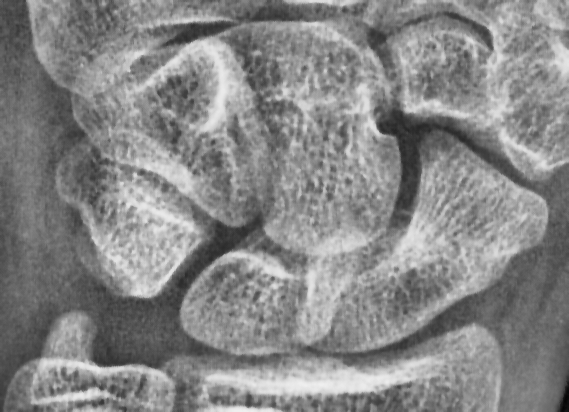
#> input picture outputs/carpal_instances/01_enhanced.png, 569 x 412 px; its folder holds only this picture in this run
$ python test_carpal_instances.py outputs/carpal_instances/01_enhanced.png
#> lines starting #> are read from the running program, lines starting #| are printed output that depends on the picture; after the words box and inside, x2 and y2 are one past the last pixel; in counts of white or black regions, pixels touching at a corner belong together
#> in main, image is the input picture: shape (412, 569); min 5, max 239, mean 134.3
### ml/carpal_instances.py
"""
OSSIA - segmentasi eksploratif area karpal untuk citra X-ray tangan anak.

Metode:
- ROI karpal dipilih sebelumnya (manual/semi-manual).
- CLAHE opsional untuk kontras lokal.
- Otsu dihitung pada ROI, dengan dua polaritas kandidat.
- Filter komponen berdasarkan ukuran dan batas area.
- Kandidat radiopak dihitung hanya di dalam mask wilayah hasil segmentasi.

PENTING:
RSNA Pediatric Bone Age menyediakan label usia tulang, bukan ground-truth
pixel mask. Keluaran modul ini adalah baseline image processing, bukan
segmentasi anatomi/osisfikasi tervalidasi. Jangan menyebut label komponen
sebagai nama tulang karpal dan jangan memakai rasio sebagai hasil klinis.
"""
from __future__ import annotations

from pathlib import Path
from typing import Any
import csv
import json

import cv2
import numpy as np


def _to_gray_u8(image: np.ndarray) -> np.ndarray:
    if image is None or not isinstance(image, np.ndarray) or image.size == 0:
        raise ValueError("Citra kosong atau tidak valid.")

    if image.ndim == 3:
        if image.shape[2] == 1:
            image = image[:, :, 0]
        elif image.shape[2] == 3:
            image = cv2.cvtColor(image, cv2.COLOR_BGR2GRAY)
        elif image.shape[2] == 4:
            image = cv2.cvtColor(image, cv2.COLOR_BGRA2GRAY)
        else:
            raise ValueError("Jumlah channel citra tidak didukung.")
    elif image.ndim != 2:
        raise ValueError("Citra harus grayscale, BGR, atau BGRA.")

    if not np.issubdtype(image.dtype, np.number):
        raise ValueError("Datatype citra harus numerik.")

    data = np.nan_to_num(image.astype(np.float32), nan=0.0, posinf=0.0, neginf=0.0)
    lo, hi = float(data.min()), float(data.max())
#> lo = 5; hi = 239
    if hi <= lo:
        raise ValueError("Citra memiliki intensitas konstan.")
    if image.dtype == np.uint8:
        return image.copy()
    return np.clip((data - lo) * (255.0 / (hi - lo)), 0, 255).astype(np.uint8)


def _validate_fraction(name: str, value: float) -> None:
    if not 0.0 < float(value) <= 1.0:
        raise ValueError(f"{name} harus berada pada rentang (0, 1].")


def _component_filter(
    binary: np.ndarray,
    *,
    min_area: int,
    max_area_fraction: float,
    max_components: int,
) -> tuple[np.ndarray, list[dict[str, int]]]:
    if min_area < 1 or max_components < 1:
        raise ValueError("min_area dan max_components harus minimal 1.")
    if not 0 < max_area_fraction <= 1:
        raise ValueError("max_area_fraction harus berada pada rentang (0, 1].")

    count, labels, stats, _ = cv2.connectedComponentsWithStats(
        (binary > 0).astype(np.uint8), connectivity=8
    )
    image_area = binary.shape[0] * binary.shape[1]
    max_area = int(round(image_area * max_area_fraction))
    candidates = []
    for label in range(1, count):
        x, y, w, h, area = (int(v) for v in stats[label])
        if min_area <= area <= max_area:
            candidates.append((area, label, x, y, w, h))

    candidates.sort(key=lambda item: item[0], reverse=True)
    output = np.zeros_like(binary, dtype=np.uint8)
    details: list[dict[str, int]] = []
    for instance_id, (area, label, x, y, w, h) in enumerate(
        candidates[:max_components], start=1
    ):
        output[labels == label] = 255
        details.append({
            "component_id": instance_id,
            "area_px": area,
            "x": x, "y": y, "width": w, "height": h,
        })
    return output, details


def _make_overlay(gray: np.ndarray, mask: np.ndarray, color=(0, 255, 0),
                  alpha: float = 0.35) -> np.ndarray:
    base = cv2.cvtColor(gray, cv2.COLOR_GRAY2BGR)
    tint = base.copy()
    tint[mask > 0] = color
    return cv2.addWeighted(base, 1.0 - alpha, tint, alpha, 0)


def segment_carpal_bones_and_ossification(
    image: np.ndarray,
    *,
    roi_top_fraction: float = 0.0,
    roi_bottom_fraction: float = 1.0,
    bone_percentile: float = 42.0,  # retained for backward compatibility; not used
    ossification_percentile: float = 72.0,
    close_kernel: int = 3,
    min_bone_area: int = 30,
    min_instance_area: int = 30,  # retained for backward compatibility
    min_seed_distance: int = 22,  # retained for backward compatibility
    max_instances: int = 8,
    clahe_clip: float = 1.5,
    use_clahe: bool = True,
    polarity: str = "bright",
    min_foreground_fraction: float = 0.005,
    max_foreground_fraction: float = 0.70,
) -> dict[str, Any]:
    """
    Segmentasi baseline pada ROI yang sudah dicrop ke area karpal.

    polarity:
      - "bright": piksel di atas threshold Otsu menjadi foreground.
      - "dark": piksel di bawah/sama dengan threshold menjadi foreground.
      - "auto": memilih polaritas dengan fraksi foreground yang memenuhi batas.

    Perlu diperhatikan: auto hanya memilih berdasarkan batas fraksi area,
    bukan mengenali anatomi. `bone_percentile`, `min_instance_area`, dan
    `min_seed_distance` diterima agar pemanggil versi lama tidak langsung rusak.
    """
    gray = _to_gray_u8(image)
    h, w = gray.shape

    if not (0 <= roi_top_fraction < roi_bottom_fraction <= 1):
        raise ValueError("Batas ROI vertikal tidak valid.")
    if close_kernel < 1 or close_kernel % 2 == 0:
        raise ValueError("close_kernel harus ganjil positif.")
    if not 0 < ossification_percentile < 100:
        raise ValueError("ossification_percentile harus antara 0 dan 100.")
    if polarity not in {"bright", "dark", "auto"}:
        raise ValueError("polarity harus bright, dark, atau auto.")
    if not 0 < min_foreground_fraction < max_foreground_fraction < 1:
        raise ValueError("Batas foreground fraction tidak valid.")
    if clahe_clip <= 0:
        raise ValueError("clahe_clip harus lebih besar dari 0.")

    y0 = int(round(h * roi_top_fraction))
    y1 = int(round(h * roi_bottom_fraction))
    analysis = np.zeros((h, w), dtype=np.uint8)
    analysis[y0:y1, :] = 255

    crop = gray[y0:y1, :]
    if crop.size < 32 or min(crop.shape) < 3:
        raise ValueError("ROI analisis terlalu kecil.")

    filtered = cv2.bilateralFilter(crop, d=5, sigmaColor=25, sigmaSpace=25)
    enhanced_crop = (
        cv2.createCLAHE(clipLimit=float(clahe_clip), tileGridSize=(8, 8)).apply(filtered)
        if use_clahe else filtered
    )
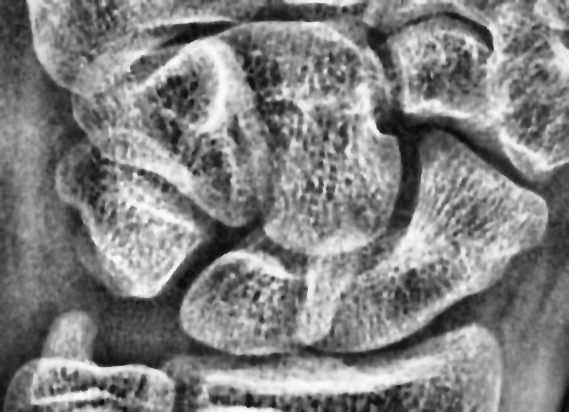
#> enhanced_crop: shape (412, 569); min 5, max 251, mean 128.8
    enhanced = gray.copy()
    enhanced[y0:y1, :] = enhanced_crop

    # Otsu hanya dihitung pada crop ROI, bukan pada area di luar ROI.
    threshold, bright_crop = cv2.threshold(
        enhanced_crop, 0, 255, cv2.THRESH_BINARY + cv2.THRESH_OTSU
    )
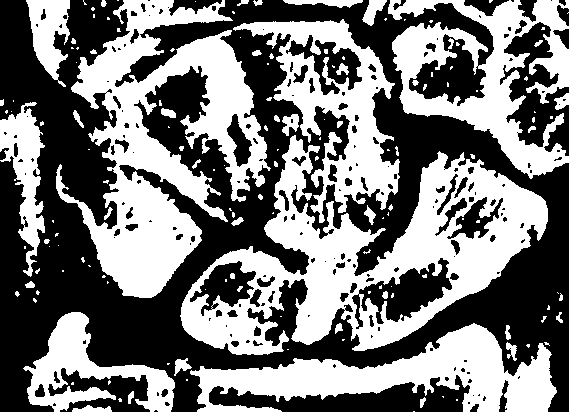
#> bright_crop: shape (412, 569); 47% white; 148 white regions (97 under 20 px), largest, box (x1, y1, x2, y2) and area: (180, 135, 548, 355) 29692, (56, 0, 271, 298) 26415, (190, 323, 557, 412) 14141
#> threshold = 131
    _, dark_crop = cv2.threshold(
        enhanced_crop, 0, 255, cv2.THRESH_BINARY_INV + cv2.THRESH_OTSU
    )

    def fraction(mask_crop: np.ndarray) -> float:
        return float(np.count_nonzero(mask_crop) / mask_crop.size)

    bright_fraction = fraction(bright_crop)
#> bright_fraction = 0.47
    dark_fraction = fraction(dark_crop)
#> dark_fraction = 0.53

    if polarity == "bright":
        chosen = bright_crop
        chosen_polarity = "bright"
    elif polarity == "dark":
        chosen = dark_crop
        chosen_polarity = "dark"
    else:
        options = [
            (bright_fraction, "bright", bright_crop),
            (dark_fraction, "dark", dark_crop),
        ]
        valid = [x for x in options
                 if min_foreground_fraction <= x[0] <= max_foreground_fraction]
#> valid = 2 items
        if not valid:
            chosen = min(options, key=lambda x: abs(x[0] - 0.15))[2]
            chosen_polarity = min(options, key=lambda x: abs(x[0] - 0.15))[1]
        else:
            # Prefer mask yang lebih kecil bila keduanya valid untuk mengurangi
            # kecenderungan background menjadi foreground.
            chosen_fraction, chosen_polarity, chosen = min(valid, key=lambda x: x[0])
#> chosen_fraction = 0.47; chosen_polarity = 'bright'

    # Hindari closing besar yang dapat menyatukan tulang berbeda.
    raw = np.zeros((h, w), dtype=np.uint8)
    raw[y0:y1, :] = chosen
    if close_kernel > 1:
        kernel = cv2.getStructuringElement(
            cv2.MORPH_ELLIPSE, (close_kernel, close_kernel)
        )
        raw = cv2.morphologyEx(raw, cv2.MORPH_CLOSE, kernel, iterations=1)
#> raw: shape (412, 569); 47.5% white; 137 white regions (92 under 20 px), largest, box (x1, y1, x2, y2) and area: (56, 0, 548, 355) 68504, (174, 323, 557, 412) 14399, (388, 0, 569, 179) 13835
    raw[analysis == 0] = 0

    bone_mask, components = _component_filter(
        raw,
        min_area=min_bone_area,
        max_area_fraction=max_foreground_fraction,
        max_components=max_instances,
    )
#> in _component_filter, `count, labels, stats, _ = cv2.connectedComponentsWithStats( (binary > ..`:
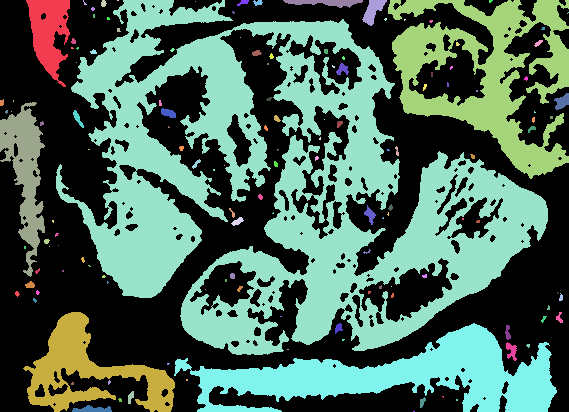
#> labels: shape (412, 569) int32; 138 distinct labels, from 0 to 137; one colour per label, 0 black
#> in _component_filter, `count, labels, stats, _ = cv2.connectedComponentsWithStats( (binary > ..`: count = 138; stats = 138 rows, first 6: [0, 0, 569, 412, 123020], [26, 0, 44, 87, 2192], [83, 0, 4, 5, 8], [101, 0, 6, 7, 31], [117, 0, 2, 1, 2], [56, 0, 492, 355, 68504]
#> the loop in _component_filter, `for label in range(1, count):` made 137 passes
#> (x, y, w, h, area) on passes 1, 3, 5, 7, 8, 9, 10, 11: (26, 0, 44, 87, 2192), (101, 0, 6, 7, 31), (56, 0, 492, 355, 68504), (237, 0, 12, 6, 40), (253, 0, 10, 6, 39), (283, 0, 80, 8, 376), (362, 0, 25, 26, 323), (388, 0, 181, 179, 13835)
#> after the loop in _component_filter, `for label in range(1, count):`: candidates = 31 items, first 6: (2192, 1, 26, 0, 44, 87), (31, 3, 101, 0, 6, 7), (68504, 5, 56, 0, 492, 355), (40, 7, 237, 0, 12, 6), (39, 8, 253, 0, 10, 6), (376, 9, 283, 0, 80, 8)
#> the loop in _component_filter, `for instance_id, (area, label, x, y, w, h) in enumerate( candidates[:m..` made 8 passes
#> (area, label, x, y, w, h) on passes 1 to 8: (68504, 5, 56, 0, 492, 355), (14399, 121, 174, 323, 383, 89), (13835, 11, 388, 0, 181, 179), (5719, 116, 23, 312, 152, 100), (3534, 50, 0, 102, 45, 175), (2192, 1, 26, 0, 44, 87), (376, 9, 283, 0, 80, 8), (323, 10, 362, 0, 25, 26)
#> after the loop in _component_filter, `for instance_id, (area, label, x, y, w, h) in enumerate(`:
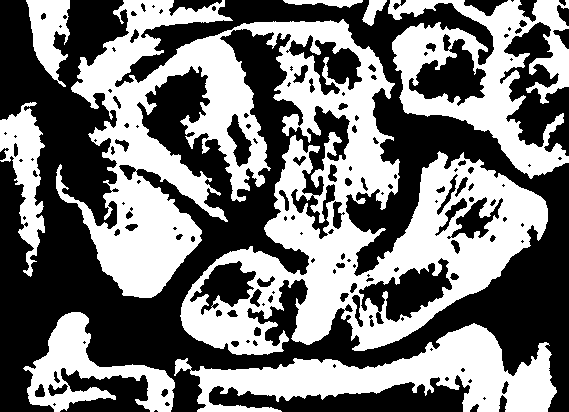
#> output: shape (412, 569); 46.4% white; 8 white regions, largest, box (x1, y1, x2, y2) and area: (56, 0, 548, 355) 68504, (174, 323, 557, 412) 14399, (388, 0, 569, 179) 13835
#> after the loop in _component_filter, `for instance_id, (area, label, x, y, w, h) in enumerate(`: details = 8 items
#> components = 8 items
    bone_mask[analysis == 0] = 0

    # Label komponen yang lolos filter. Bukan label anatomis tulang.
    n_labels, labels = cv2.connectedComponents(
        (bone_mask > 0).astype(np.uint8), connectivity=8
    )
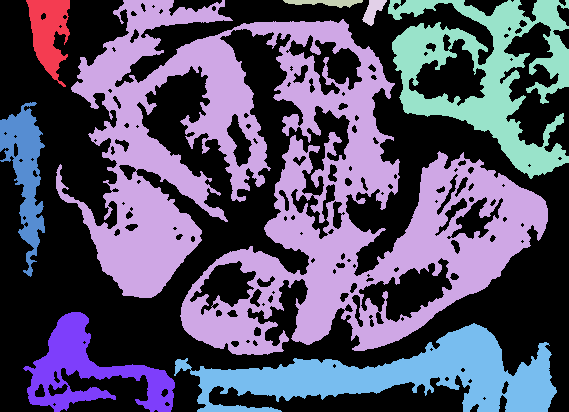
#> labels: shape (412, 569) int32; 9 distinct labels, from 0 to 8; one colour per label, 0 black
#> n_labels = 9
    labels = labels.astype(np.int32)
    detected = max(0, n_labels - 1)
#> detected = 8

    # Kandidat intensitas radiopak hanya dihitung di dalam mask.
    values = enhanced[bone_mask > 0]
    candidate_mask = np.zeros_like(gray, dtype=np.uint8)
    per_bone: list[dict[str, Any]] = []
    if values.size:
        # Threshold global dalam mask agar rasio per komponen memakai ambang sama.
        oss_thr = float(np.percentile(values, ossification_percentile))
#> oss_thr = 196
        candidate_mask[(enhanced >= oss_thr) & (bone_mask > 0)] = 255
        for component_id in range(1, n_labels):
            region = labels == component_id
            bone_area = int(np.count_nonzero(region))
            oss_area = int(np.count_nonzero((candidate_mask > 0) & region))
            per_bone.append({
                "instance_id": component_id,
                "bone_area_px": bone_area,
                "candidate_ossification_area_px": oss_area,
                "candidate_ratio_percent": round(100.0 * oss_area / bone_area, 3)
                    if bone_area else 0.0,
                "label_type": "algorithmic_component_not_anatomical_name",
            })
#> this loop made 8 passes
#> (bone_area, oss_area) on passes 1, 2, 3, 5, 7, 8: (2192, 385), (68504, 19178), (376, 241), (13835, 4029), (5719, 1986), (14399, 5130)
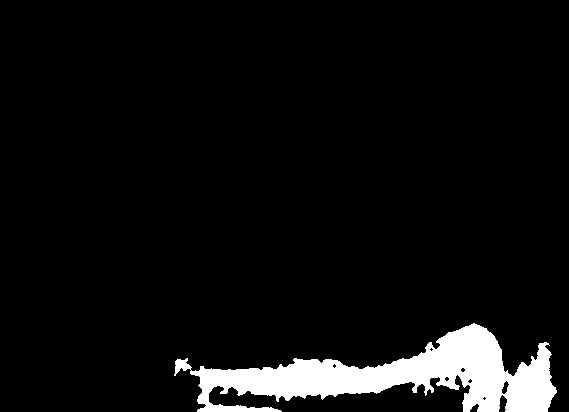
#> region: shape (412, 569) bool; 6.1% white; 1 white region, box (x1, y1, x2, y2) and area: (174, 323, 557, 412) 14399
#> after the loop, per_bone = 8 items

    total_bone = int(np.count_nonzero(bone_mask))
#> total_bone = 108882
    total_candidate = int(np.count_nonzero(candidate_mask))
    total_ratio = 100.0 * total_candidate / total_bone if total_bone else 0.0
#> total_ratio = 28.42

    warnings = [
        "RSNA menyediakan label usia tulang, bukan ground-truth mask segmentasi piksel.",
        "Komponen bernomor adalah komponen algoritmik, bukan identitas tulang karpal.",
        "Mask Otsu dan kandidat intensitas bukan anotasi anatomi atau pusat osifikasi tervalidasi.",
        "Rasio kandidat hanya deskripsi intensitas dalam mask; bukan rasio osifikasi klinis.",
    ]
    if total_bone == 0:
        warnings.append("Tidak ada komponen yang lolos filter; periksa ROI dan polaritas.")
    elif total_bone / float(analysis.sum() / 255) < min_foreground_fraction:
        warnings.append("Foreground sangat kecil dibanding area analisis; kemungkinan under-segmentation.")
    if total_bone / float(analysis.sum() / 255) > max_foreground_fraction:
        warnings.append("Foreground terlalu luas; kemungkinan background/struktur lain ikut tersegmentasi.")
    if detected != 8:
        warnings.append(
            f"Terdeteksi {detected} komponen; jumlah ini tidak boleh ditafsirkan sebagai jumlah tulang karpal."
        )

    # Rebuild overlay dan image labels for visual inspection.
    instance_overlay = cv2.cvtColor(gray, cv2.COLOR_GRAY2BGR)
    palette = [
        (255, 120, 50), (50, 200, 255), (120, 255, 80), (220, 80, 220),
        (50, 220, 180), (180, 180, 50), (80, 120, 255), (200, 100, 100),
    ]
    color_layer = np.zeros_like(instance_overlay)
    for component_id in range(1, n_labels):
        color_layer[labels == component_id] = palette[(component_id - 1) % len(palette)]
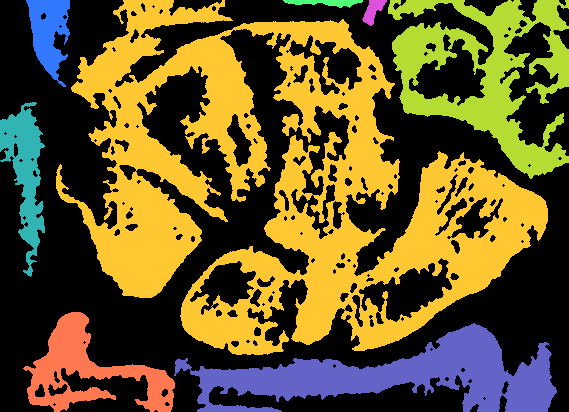
#> color_layer: shape (412, 569, 3); mean of channels 0, 1, 2 37.4, 84.9, 99.2; drawn as B, G, R
    instance_overlay = cv2.addWeighted(instance_overlay, 0.60, color_layer, 0.40, 0)

    oss_overlay = _make_overlay(gray, candidate_mask, color=(0, 0, 255), alpha=0.40)
#> (the rest of the program and of its run is left out)
